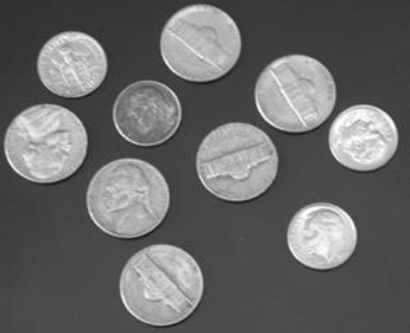
#> input picture coin.png, 410 x 333 px
$ jupyter execute coba.ipynb
#> lines starting #> are read from the running program, lines starting #| are printed output that depends on the picture; after the words box and inside, x2 and y2 are one past the last pixel; in counts of white or black regions, pixels touching at a corner belong together
# Tugas Morfologi Pengukuran Berbasis Citra
 13519008 - Ronggur Mahendra

[cell 1]
import cv2 as cv
import numpy as np
import matplotlib.pyplot as plt
from math import sqrt,exp

[cell 2]
colour =  cv.imread("./coin.png", cv.IMREAD_COLOR)
#> colour is the input picture: shape (333, 410, 3); min 23, max 255, mean 104.7
img = cv.imread("./coin.png", 0)
#> img: shape (333, 410); min 23, max 255, mean 104.7
print(img.shape)
#| (333, 410)

# plt.figure()
# plt.imshow(img,'gray',vmin=0,vmax=255)
# plt.show()

[cell 3]
blur = cv.GaussianBlur(img,(5,5),0)
ret,thresh = cv.threshold(blur,90,255,cv.THRESH_BINARY)
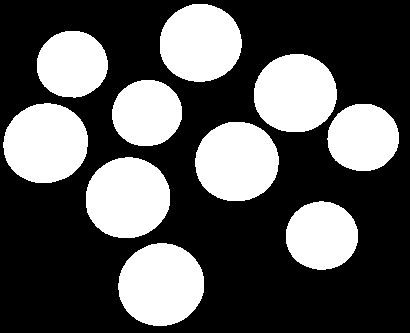
#> thresh: shape (333, 410); 34.4% white; 10 white regions, largest, box (x1, y1, x2, y2) and area: (118, 243, 204, 326) 5596, (86, 157, 170, 238) 5408, (3, 103, 88, 183) 5344
ret,thresh_inv = cv.threshold(blur,90,255,cv.THRESH_BINARY_INV)
plt.subplot(2,3,1),plt.imshow(thresh,'gray',vmin=0,vmax=255)
plt.subplot(2,3,3),plt.imshow(thresh_inv,'gray',vmin=0,vmax=255)
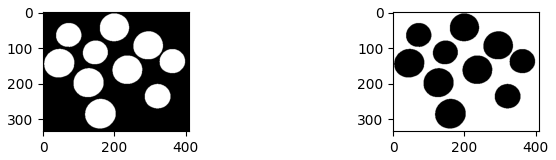
#> figure drawn by matplotlib, 2 panels

[cell 4]
kernel = cv.getStructuringElement(cv.MORPH_ELLIPSE, (3,3))
erosion = cv.erode(thresh,kernel,iterations = 3)
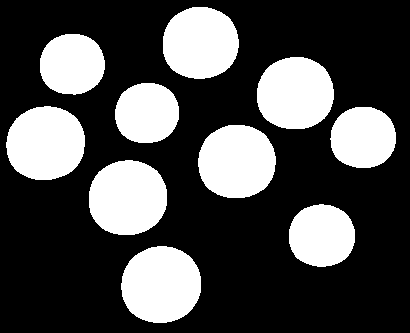
#> erosion: shape (333, 410); 29.7% white; 10 white regions, largest, box (x1, y1, x2, y2) and area: (121, 246, 201, 323) 4900, (89, 160, 167, 235) 4718, (6, 106, 85, 180) 4660
dilation = cv.dilate(thresh,kernel,iterations = 3)
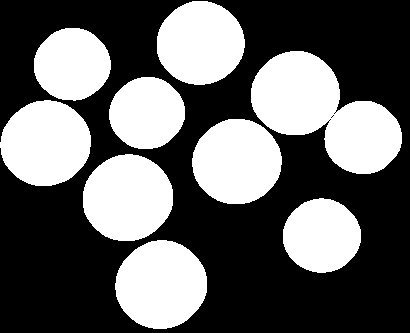
#> dilation: shape (333, 410); 39.3% white; 9 white regions, largest, box (x1, y1, x2, y2) and area: (251, 51, 402, 174) 10284, (115, 240, 207, 329) 6328, (83, 154, 173, 241) 6134
opening = cv.morphologyEx(thresh, cv.MORPH_OPEN, kernel)
closing = cv.morphologyEx(thresh, cv.MORPH_CLOSE, kernel)
gradient = cv.morphologyEx(thresh, cv.MORPH_GRADIENT, kernel)
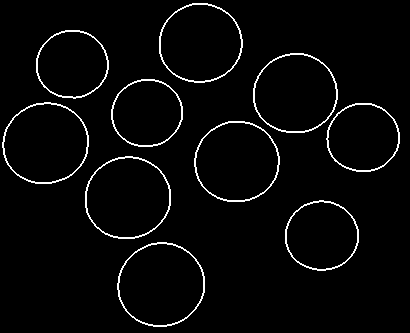
#> gradient: shape (333, 410); 3.2% white in thin lines or dots
print(kernel)

[cell 5]
plt.subplot(2,3,1),plt.imshow(thresh,'gray',vmin=0,vmax=255)
plt.subplot(2,3,2),plt.imshow(erosion,'gray',vmin=0,vmax=255)
plt.subplot(2,3,3),plt.imshow(dilation,'gray',vmin=0,vmax=255)
plt.subplot(2,3,4),plt.imshow(opening,'gray',vmin=0,vmax=255)
plt.subplot(2,3,5),plt.imshow(closing,'gray',vmin=0,vmax=255)
plt.subplot(2,3,6),plt.imshow(gradient,'gray',vmin=0,vmax=255)

Region Filling

[cell 6]
thresh_floodfill = thresh.copy()

h, w = thresh.shape[:2]
#> h = 333; w = 410
mask = np.zeros((h+2, w+2), np.uint8)


cv.floodFill(thresh_floodfill, mask, (0,0), 0)
thresh_floodfill_inv = cv.bitwise_not(thresh_floodfill)
thresh_out = thresh_floodfill | thresh_floodfill_inv
#> thresh_out: shape (333, 410); every value is 255

plt.subplot(2,3,1),plt.imshow(thresh,'gray',vmin=0,vmax=255)
plt.subplot(2,3,2),plt.imshow(thresh_floodfill,'gray',vmin=0,vmax=255)
plt.subplot(2,3,3),plt.imshow(thresh_floodfill_inv,'gray',vmin=0,vmax=255)
plt.subplot(2,3,5),plt.imshow(thresh_out,'gray',vmin=0,vmax=255)

Contour

[cell 7]
(cnt, hierarchy) = cv.findContours(gradient.copy(), cv.RETR_EXTERNAL, cv.CHAIN_APPROX_NONE)
#> cnt = 10 contours; largest, box (x1, y1, x2, y2) and area: (117, 242, 205, 327) 5715, (85, 156, 171, 239) 5526, (2, 102, 89, 184) 5461, (194, 121, 280, 202) 5373, (253, 53, 338, 133) 5268
#rgb = cv2.cvtColor(image, cv2.COLOR_BGR2RGB)

print("coins in the image : ", len(cnt))
#| coins in the image :  10
colourTemp = []
for i in range(0,len(cnt)-1):
    colourTemp = colour.copy()
    cv.drawContours(colourTemp, cnt[i], -1, (0, 255, 0), 2)
    plt.subplot(1,len(cnt),i+1),plt.imshow(colourTemp)
#> this loop made 9 passes
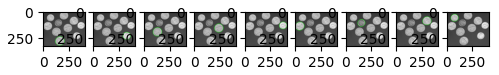
#> figure drawn by matplotlib, 9 panels

Didapatkan bahwa coin yang diinginkan ada pada index 0 cnt

[cell 8]
mask = np.zeros_like(img)

out = np.zeros_like(img) # Extract out the object and place into output image
out[mask == 255] = img[mask == 255]
#> out: shape (333, 410); every value is 0
cv.drawContours(mask, cnt, 1, 255, -1)
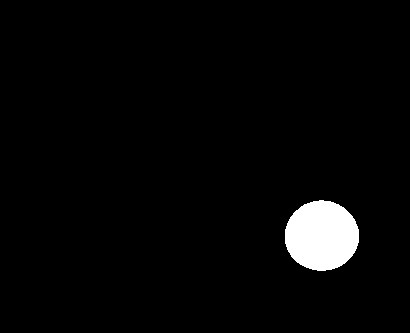
#> mask: shape (333, 410); 3% white; 1 white region, box (x1, y1, x2, y2) and area: (285, 200, 359, 271) 4103

(y, x) = np.where(mask == 255)
#> y = 4103 values from 200 to 270; x = 4103 values, max 358 at index 1616, min 285 at index 1543, mean 321.3
(topy, topx) = (np.min(y), np.min(x))
#> topy = 200; topx = 285
(bottomy, bottomx) = (np.max(y), np.max(x))
#> bottomy = 270; bottomx = 358
out = out[topy:bottomy+1, topx:bottomx+1]
#> out: shape (71, 74); every value is 0
# Show the output image
plt.imshow(out)

[cell 9]
print(out.shape)
#| (71, 74)
